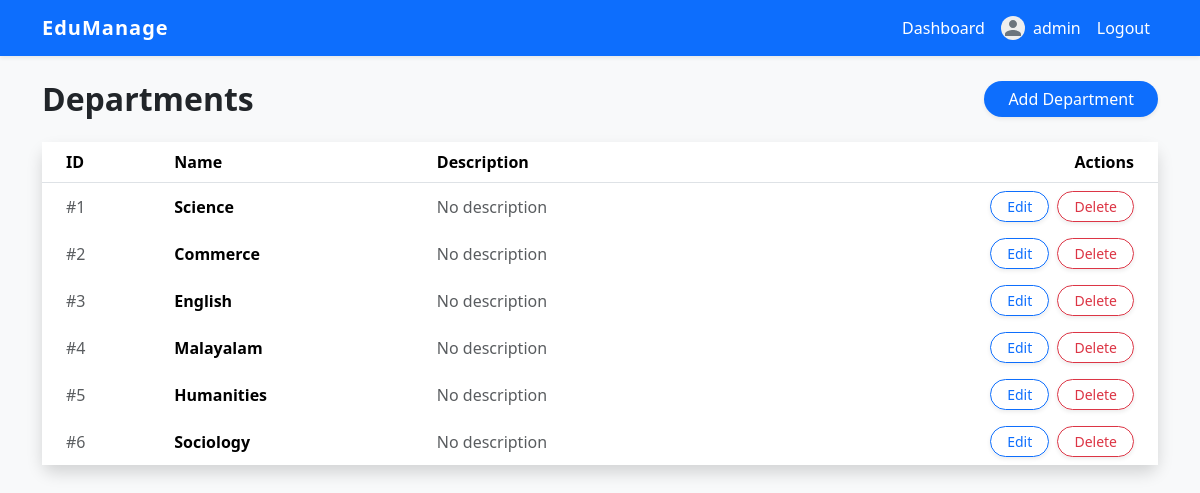
The page /departments/ (signed in) on the database its author committed.
### core/models.py (models this page shows, shortened)
class CustomUser(AbstractUser):
    ROLE_CHOICES = (
        ('Admin', 'Admin'),
        ('Staff', 'Staff'),
        ('Student', 'Student'),
    )
    role = models.CharField(max_length=10, choices=ROLE_CHOICES, default='Student')
    profile_picture = models.ImageField(upload_to='profile_pics/', blank=True, null=True)

class Department(models.Model):
    name = models.CharField(max_length=100)
    description = models.TextField(blank=True, null=True)

### core/views.py (the view)
@login_required
@admin_required
def department_list(request):
    departments = Department.objects.all()
    return render(request, 'core/department_list.html', {'departments': departments})

### core/templates/core/department_list.html (shortened to what this page needs)
{% extends 'core/base.html' %}
{% block content %}
<div class="d-flex justify-content-between align-items-center mb-4">
    <h2 class="fw-bold mb-0">Departments</h2>
    <a href="{% url 'department_create' %}" class="btn btn-primary shadow-sm rounded-pill px-4">Add Department</a>
</div>
<div class="card shadow border-0">
    <div class="card-body p-0">
        <table class="table table-hover table-borderless mb-0">
            <thead class="bg-light border-bottom">
                <tr>
                    <th class="ps-4">ID</th>
                    <th>Name</th>
                    <th>Description</th>
                    <th class="pe-4 text-end">Actions</th>
                </tr>
            </thead>
            <tbody>
                {% for dept in departments %}
                <tr>
                    <td class="ps-4 align-middle text-muted">#{{ dept.id }}</td>
                    <td class="align-middle fw-bold">{{ dept.name }}</td>
                    <td class="align-middle text-muted">{{ dept.description|truncatechars:50|default:"No description" }}</td>
                    <td class="pe-4 text-end align-middle">
                        <a href="{% url 'department_update' dept.id %}" class="btn btn-sm btn-outline-primary shadow-sm rounded-pill px-3">Edit</a>
                        <a href="{% url 'department_delete' dept.id %}" class="btn btn-sm btn-outline-danger shadow-sm rounded-pill px-3 ms-1">Delete</a>
                    </td>
                </tr>
                {% empty %}
                <tr>
                    <td colspan="4" class="text-center py-5 text-muted fst-italic">No departments found.</td>
                </tr>
                {% endfor %}
            </tbody>
        </table>
    </div>
</div>
{% endblock %}

### core/templates/core/base.html (shortened to what this page needs)
<!DOCTYPE html>
<html lang="en">
<head>
    <link href="https://cdn.jsdelivr.net/npm/bootstrap@5.3.2/dist/css/bootstrap.min.css" rel="stylesheet">
    {% load static %}
    <link href="{% static 'css/style.css' %}" rel="stylesheet">
</head>
<body>
    <nav class="navbar navbar-expand-lg navbar-dark bg-primary mb-4 shadow-sm">
        <div class="container">
            <a class="navbar-brand fw-bold" href="{% url 'index' %}">EduManage</a>
            <div class="collapse navbar-collapse" id="navbarNav">
                <ul class="navbar-nav ms-auto">
                    {% if user.is_authenticated %}
                        <li class="nav-item">
                            <a class="nav-link text-white" href="{% url 'index' %}">Dashboard</a>
                        </li>
                        <li class="nav-item">
                            <a class="nav-link text-white d-flex align-items-center" href="{% url 'profile' %}">
                                {% if user.profile_picture %}
                                    <img src="{{ user.profile_picture.url }}" alt="Profile" width="24" height="24" class="rounded-circle me-2" style="object-fit: cover;">
                                {% else %}
                                    <img src="{% static 'images/default_profile.svg' %}" alt="Profile" width="24" height="24" class="rounded-circle me-2" style="background-color: #eee;">
                                {% endif %}
                                {{ user.username }}
                            </a>
                        </li>
                        <li class="nav-item">
                            <form action="{% url 'logout' %}" method="post" class="d-inline">
                                <button type="submit" class="btn btn-link nav-link text-white text-decoration-none">Logout</button>
                            </form>
                        </li>
                    {% endif %}
                </ul>
            </div>
        </div>
    </nav>
    <div class="container">
        {% block content %}
        {% endblock %}
    </div>
</body>
</html>

### static/css/style.css (style rules this page uses)
.navbar-brand { letter-spacing: 1px; }
.card { border-radius: 12px; }

### core/templates/core/base.html (style rules this page uses)
body { background-color: #f8f9fa; font-family: 'Segoe UI', Tahoma, Geneva, Verdana, sans-serif; }
.card { border-radius: 12px; }
.btn-primary { background-color: #0d6efd; border: none; }

### rows shown on the page
CustomUser: username "admin"
Department: id "1", name "Science", description "No description"
Department: id "2", name "Commerce", description "No description"
Department: id "3", name "English", description "No description"
Department: id "4", name "Malayalam", description "No description"
Department: id "5", name "Humanities", description "No description"
Department: id "6", name "Sociology", description "No description"
